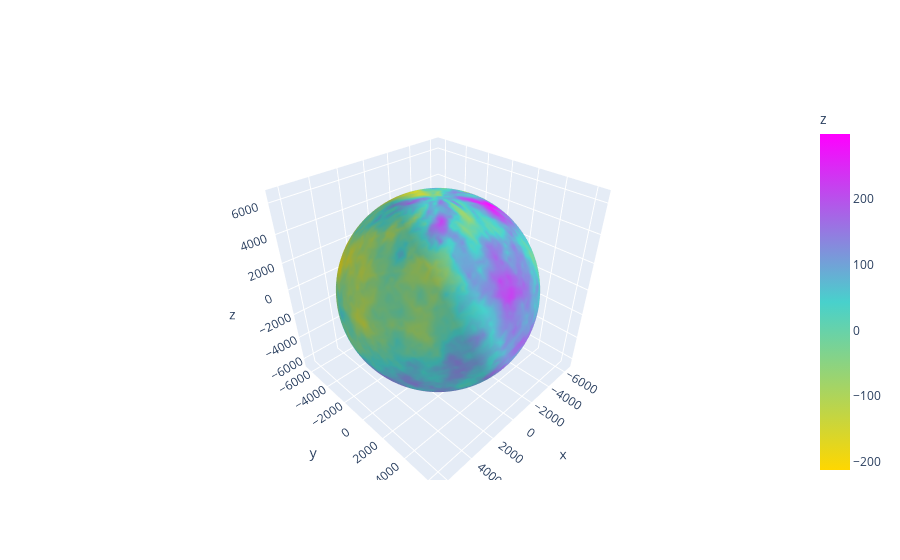

Notebook code for this chart:
### Code cell
fig = go.Figure(data=[
    go.Mesh3d(
        x=xs,
        y=ys,
        z=zs,
        colorbar_title='z',
        colorscale=[[0, 'gold'],
                    [0.5, 'mediumturquoise'],
                    [1, 'magenta']],
        # Intensity of each vertex, which will be interpolated and color-coded
        intensity=np.array(result),
        # i, j and k give the vertices of triangles
        # here we represent the 4 triangles of the tetrahedron surface
        i=meshes[:,0],
        j=meshes[:,1],
        k=meshes[:,2],
        name='y',
        showscale=True
    )
])

fig.show()

### Figure 1 — Plotly figure (JSON) as saved in the notebook; plotly's stock layout.template omitted (floating-point values rounded to 4 significant figures; data arrays with more than 128 entries replaced by an {"elided": "..."} marker saying what was removed)
{"data": [{"colorbar": {"title": {"text": "z"}}, "colorscale": [[0, "gold"], [0.5, "mediumturquoise"], [1, "magenta"]], "i": {"elided": "20480 int values"}, "intensity": {"elided": "10242 float values"}, "j": {"elided": "20480 int values"}, "k": {"elided": "20480 int values"}, "name": "y", "showscale": true, "type": "mesh3d", "x": {"elided": "10242 float values"}, "y": {"elided": "10242 float values"}, "z": {"elided": "10242 float values"}}], "layout": {}}
